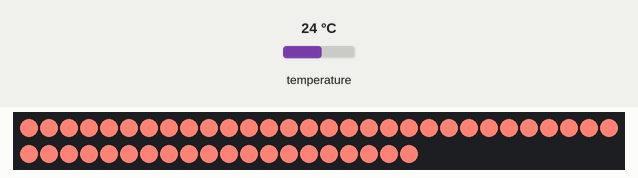
The sketch below on a simulated ATtiny85, built with avr-gcc and run on an emulated ATtiny85. Shown: 50 RGB LEDs in strip order, left to right, continuing on the next row. The inputs (shaded band) are chosen by the test bench; at power-on: temperature 24 °C.

Above: at 3.5 s.
3.6 s: temperature set to 23.4 °C
7.1 s: temperature set to 22.5 °C
At 8.44 s:
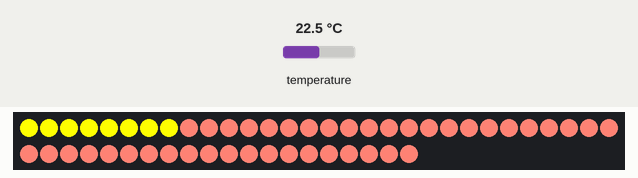
10.6 s: temperature set to 20.8 °C
14.1 s: temperature set to 19.7 °C
At 16.15 s:
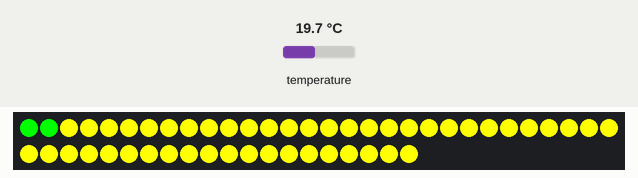
17.7 s: temperature set to 12 °C
At 18.78 s:
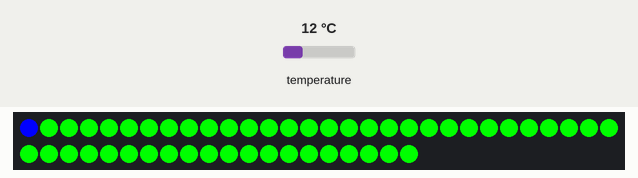
21.2 s: temperature set to 12.4 °C
At 25.3 s:
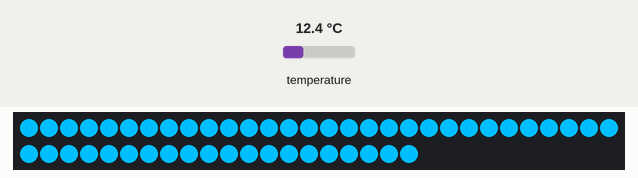

The sketch:

painel.ino
```cpp
float tempC = 0;
float tempF = 0;
float humidity = 0;

#include <Adafruit_NeoPixel.h>
#ifdef __AVR__
  #include <avr/power.h>
#endif

#define PIN 3

// Parameter 1 = number of pixels in strip
// Parameter 2 = Arduino pin number (most are valid)
// Parameter 3 = pixel type flags, add together as needed:
//   NEO_KHZ800  800 KHz bitstream (most NeoPixel products w/WS2812 LEDs)
//   NEO_KHZ400  400 KHz (classic 'v1' (not v2) FLORA pixels, WS2811 drivers)
//   NEO_GRB     Pixels are wired for GRB bitstream (most NeoPixel products)
//   NEO_RGB     Pixels are wired for RGB bitstream (v1 FLORA pixels, not v2)
//   NEO_RGBW    Pixels are wired for RGBW bitstream (NeoPixel RGBW products)
Adafruit_NeoPixel strip = Adafruit_NeoPixel(50, PIN, NEO_GRB + NEO_KHZ800);

#include <SHT1X.h>
//Create an instance of the SHT1X sensor
SHT1x sht15(0, 1);//Data, SCK

void setup() {
  // This is for Trinket 5V 16MHz, you can remove these three lines if you are not using a Trinket
  #if defined (__AVR_ATtiny85__)
    if (F_CPU == 16000000) clock_prescale_set(clock_div_1);
  #endif
  // End of trinket special code


  strip.begin();
  strip.show(); // Initialize all pixels to 'off'
}

void colorWipe(uint32_t c, uint8_t wait) {
  for(uint16_t i=0; i<strip.numPixels(); i++) {
    strip.setPixelColor(i, c);
    strip.show();
    delay(wait);
  }
}

void loop() {
  tempC = sht15.readTemperatureC();
  if(tempC <= 10){
  // Some example procedures showing how to display to the pixels:
  colorWipe(strip.Color(255, 255, 255), 50);// branco
  }
  else if(tempC <= 12){
  colorWipe(strip.Color(0, 0, 255), 50); //azul
}
  else if(tempC <=15){
  colorWipe(strip.Color(0, 191, 255), 50); // deep sky blue
  }
  else if(tempC <=18){
  colorWipe(strip.Color(124, 252, 0), 50); // lawn green
  }
  else if(tempC <=20){
  colorWipe(strip.Color(0, 255, 0), 50); // green
  }
  else if(tempC <=23){
  colorWipe(strip.Color(255, 255, 0), 50); // yellow
  }
  else if(tempC <=25){
  colorWipe(strip.Color(250, 128, 114), 50); // salmao
  }
  else if(tempC <=28){
  colorWipe(strip.Color(255, 0, 0), 50); // red
  }
  else if(tempC > 28){
  colorWipe(strip.Color(138, 43, 226), 50); // blue violet
  }
  //else{
  //colorWipe(strip.Color(0, 0, 0), 50);
  //}
    //rainbow(20);
  }

void rainbow(uint8_t wait) {
  uint16_t i, j;

  for(j=0; j<256; j++) {
    for(i=0; i<strip.numPixels(); i++) {
      strip.setPixelColor(i, Wheel((i+j) & 255));
    }
    strip.show();
    delay(wait);
  }
}

// Input a value 0 to 255 to get a color value.
// The colours are a transition r - g - b - back to r.
uint32_t Wheel(byte WheelPos) {
  WheelPos = 255 - WheelPos;
  if(WheelPos < 85) {
    return strip.Color(255 - WheelPos * 3, 0, WheelPos * 3);
  }
  if(WheelPos < 170) {
    WheelPos -= 85;
    return strip.Color(0, WheelPos * 3, 255 - WheelPos * 3);
  }
  WheelPos -= 170;
  return strip.Color(WheelPos * 3, 255 - WheelPos * 3, 0);
}
```

Measured:
- the behaviour switches between 23.1 and 23 °C on temperature (found by bisection; images 0 and 1)
- the behaviour switches between 20.1 and 20 °C on temperature (found by bisection; images 1 and 2)
- the behaviour switches between 12 and 12.1 °C on temperature (found by bisection; images 3 and 4)
- after the input at 3.6 s, every drawn part: stays the same
- after the input at 7.1 s, the LEDs: first change after 0.96 s (image 1 shows a later state)
- after the input at 14.1 s, the LEDs: first change after 2.0 s (image 2 shows a later state)
- after the input at 17.7 s, the LEDs: first differ from a run without the input after 1.1 s (image 3)
- after the input at 21.2 s, the LEDs: first differ from a run without the input after 0.25 s (image 4 shows a later state)
